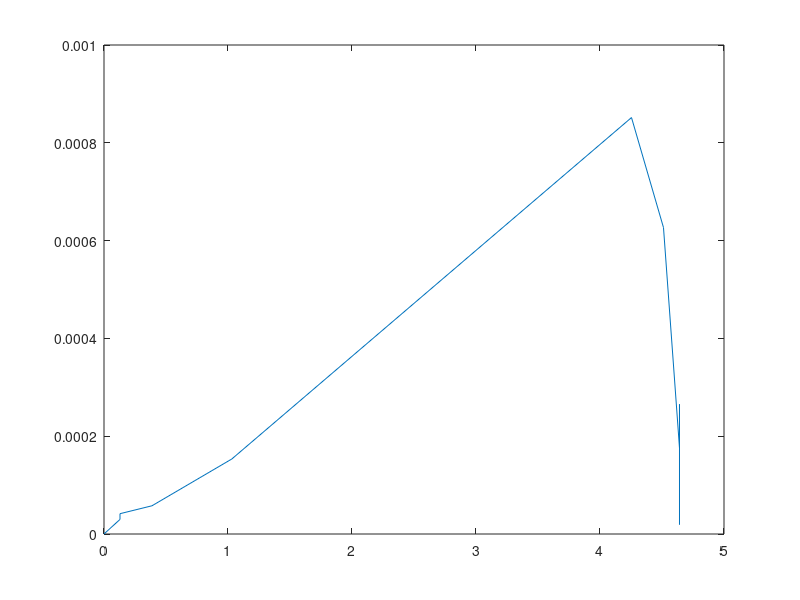

Reproduce this figure in MATLAB.
Wiederstand = [100, 220, 270, 470, 1200, 8200, 10000, 100000, 68000, 1000000]
Spannung200W=[0.516, 1.160, 1.547, 2.578, 4.770, 5.285, 5.543, 5.414, 5.414, 5.414]
Spannung60W=[0, 0.129, 0.129, 0.387, 1.031, 4.254, 4.512 ,4.641, 4.641, 4.641]
SpannungOSRAML6W640 = [0.002156768,0.081009514, 0.105897957, 0.16470794, 0.42908664, 2.64257, 2.503277, 4.19842, 4.24710, 4.33724]
Power200W=(Spannung200W.*Spannung200W)./Wiederstand
Power60W=(Spannung60W.*Spannung60W)./Wiederstand
PowerOSRAML6W640=(SpannungOSRAML6W640.*SpannungOSRAML6W640)./Wiederstand
plot(Spannung200W, Power200W)
plot(Spannung60W, Power60W)
plot(Spannung60W, PowerOSRAML6W640)